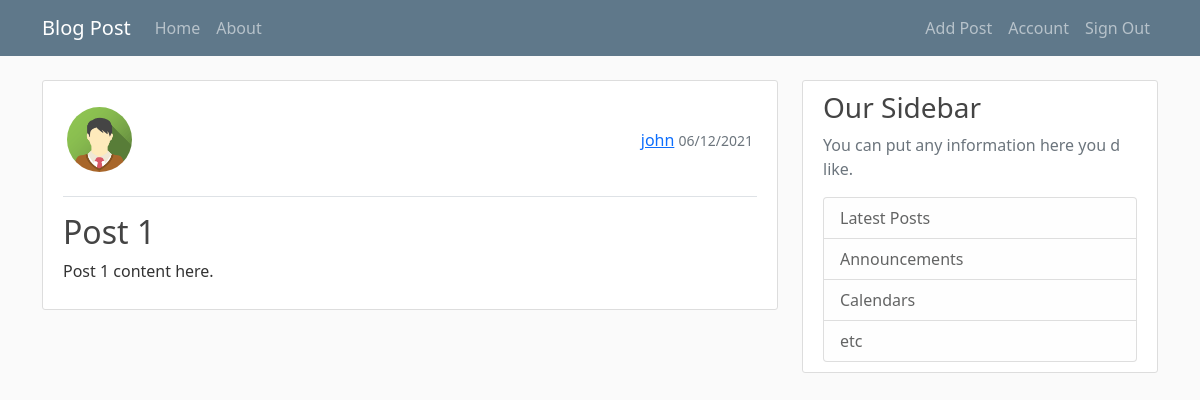
/posts/1 (signed in), run on the app's committed database.
### flaskblog/models.py (models this page shows, shortened)
class User(db.Model, UserMixin):
    id = db.Column(db.Integer, primary_key=True)
    username = db.Column(db.String(20), unique=True, nullable=False)
    email = db.Column(db.String(120), unique=True, nullable=False)
    image_file = db.Column(db.String(20), nullable=False, default="default.jpg")
    password_hash = db.Column(db.String(60), nullable=False)
    created_at = db.Column(db.DateTime, nullable=False, default=datetime.utcnow)
    posts = db.relationship("Post", backref=db.backref("author", lazy=True))

class Post(db.Model):
    id = db.Column(db.Integer, primary_key=True)
    title = db.Column(db.String(100), nullable=False)
    content = db.Column(db.Text, nullable=False)
    created_at = db.Column(db.DateTime, nullable=False, default=datetime.utcnow)
    user_id = db.Column(db.Integer, db.ForeignKey("user.id"), nullable=False)

### flaskblog/routes.py (the view)
@app.route("/posts/<int:post_id>")
@login_required
def get_post(post_id):
    post = Post.query.get_or_404(post_id)
    return render_template("post.html", title=post.title, post=post)

### flaskblog/models.py (called while the page is built)
@login_manager.user_loader
def load_user(user_id):
    return User.query.get(int(user_id))

### flaskblog/templates/post.html (shortened to what this page needs)
{% extends "layout.html" %}
{% block content %}
  <article class="media content-section">
    <header class="d-flex justify-content-between
                   align-items-center border-bottom pt-3 pb-4 mb-3 px-1">
      <img class="rounded-circle article-img" alt="Author image" src="{{ url_for('static', filename='profile_pics/' + post.author.image_file) }}" />
      <div>
        <a class="mr-2" href="#">{{ post.author.username }}</a>
        <small class="text-muted">{{ post.created_at.strftime("%d/%m/%Y") }}</small>
      </div>
    </header>
    <h2 class="article-title">{{ post.title }}</h2>
    <p class="article-content">{{ post.content }}</p>
  </article>
{% endblock content %}

### flaskblog/static/main.css (style rules this page uses)
body { background: #fafafa; color: #333333; }
h1, h2, h3, h4, h5, h6 { color: #444444; }
.content-section { background: #ffffff; padding: 10px 20px; border: 1px solid #dddddd; border-radius: 3px; margin-bottom: 20px; }
.article-title { color: #444444; }
.article-content { white-space: pre-line; }
.article-img { height: 65px; width: 65px; }

### data on the page
User: image_file (placeholder picture), author.username "john"
Post: created_at "06/12/2021", title "Post 1", content "Post 1 content here."
